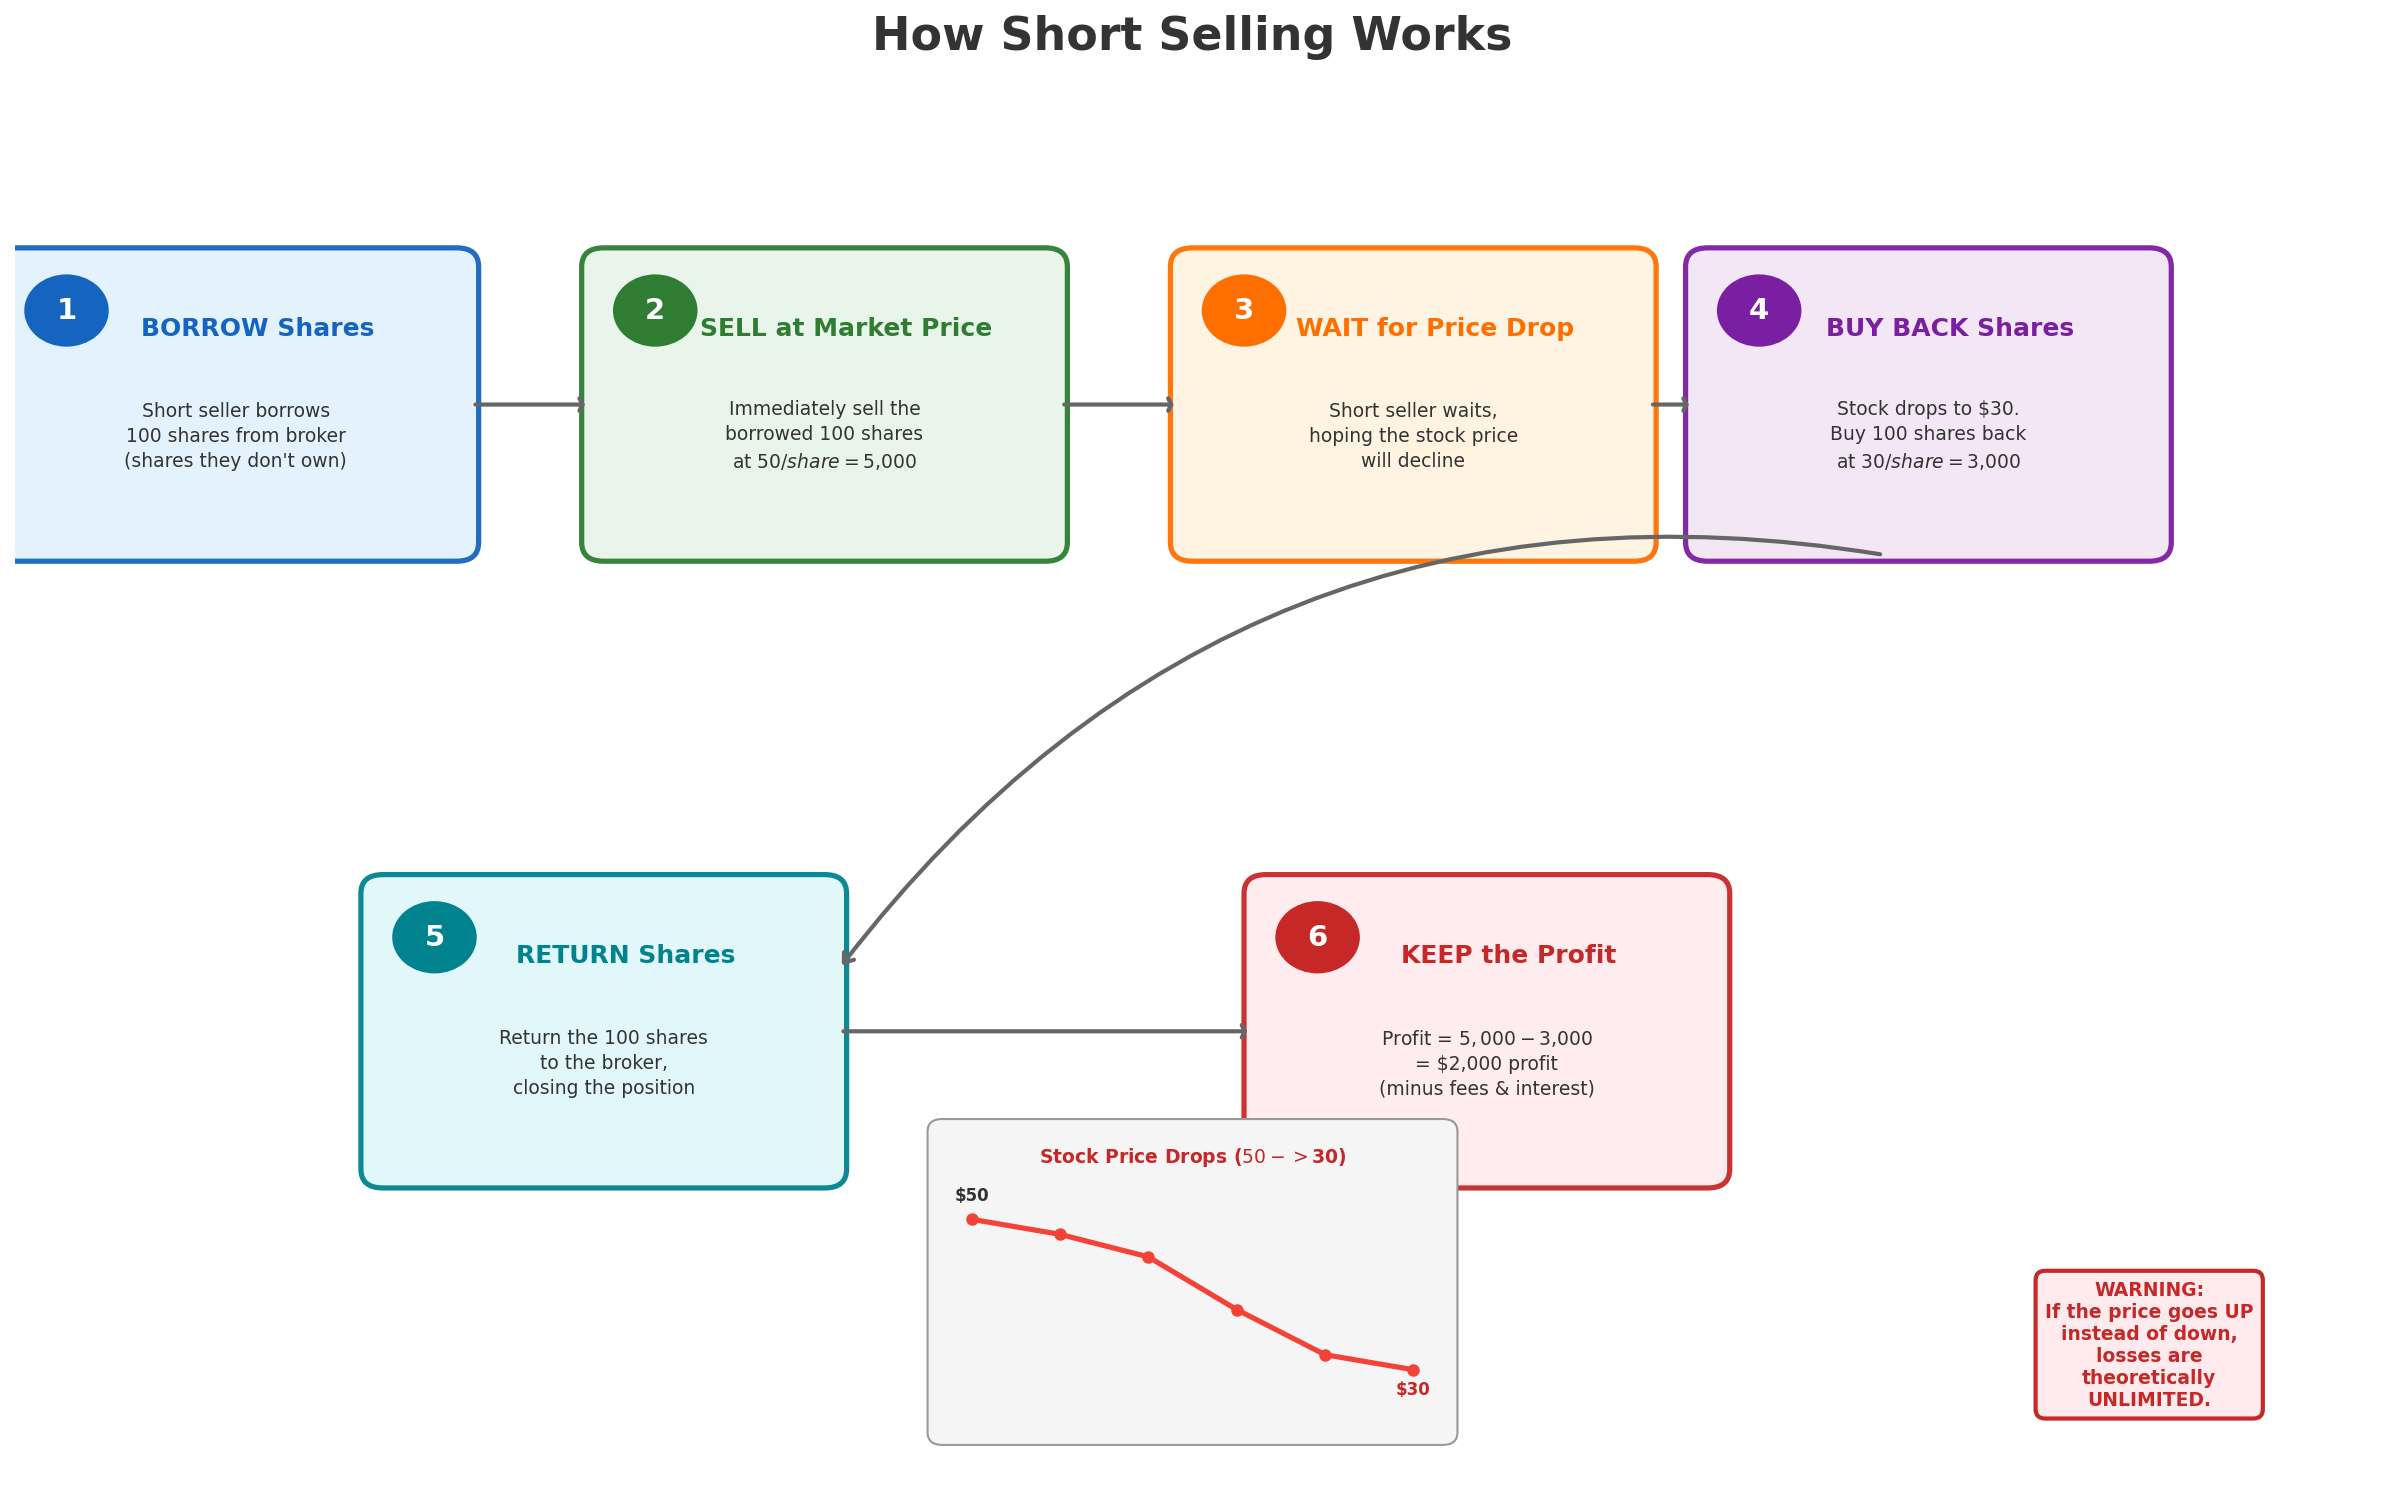

Write Python code to recreate this figure.
"""
Week 13: Short Selling Mechanics Diagram
==========================================
Step-by-step diagram explaining the mechanics of short selling:
1. Borrow shares from broker
2. Sell borrowed shares at current price
3. Wait for price to drop
4. Buy back shares at lower price
5. Return shares to broker
6. Keep the difference as profit

Output: week13_short_selling.png
"""

import matplotlib.pyplot as plt
import matplotlib.patches as mpatches
from matplotlib.patches import FancyBboxPatch, FancyArrowPatch
import numpy as np

# --- Create figure ---
fig, ax = plt.subplots(figsize=(16, 10))
ax.set_xlim(0, 16)
ax.set_ylim(0, 11)
ax.axis("off")

# --- Define the 6 steps ---
steps = [
    {
        "num": "1",
        "title": "BORROW Shares",
        "desc": "Short seller borrows\n100 shares from broker\n(shares they don't own)",
        "color": "#1565C0",
        "light": "#E3F2FD",
        "x": 1.5,
        "y": 8.5,
    },
    {
        "num": "2",
        "title": "SELL at Market Price",
        "desc": "Immediately sell the\nborrowed 100 shares\nat $50/share = $5,000",
        "color": "#2E7D32",
        "light": "#E8F5E9",
        "x": 5.5,
        "y": 8.5,
    },
    {
        "num": "3",
        "title": "WAIT for Price Drop",
        "desc": "Short seller waits,\nhoping the stock price\nwill decline",
        "color": "#FF6F00",
        "light": "#FFF3E0",
        "x": 9.5,
        "y": 8.5,
    },
    {
        "num": "4",
        "title": "BUY BACK Shares",
        "desc": "Stock drops to $30.\nBuy 100 shares back\nat $30/share = $3,000",
        "color": "#7B1FA2",
        "light": "#F3E5F5",
        "x": 13.0,
        "y": 8.5,
    },
    {
        "num": "5",
        "title": "RETURN Shares",
        "desc": "Return the 100 shares\nto the broker,\nclosing the position",
        "color": "#00838F",
        "light": "#E0F7FA",
        "x": 4.0,
        "y": 3.5,
    },
    {
        "num": "6",
        "title": "KEEP the Profit",
        "desc": "Profit = $5,000 - $3,000\n= $2,000 profit\n(minus fees & interest)",
        "color": "#C62828",
        "light": "#FFEBEE",
        "x": 10.0,
        "y": 3.5,
    },
]

box_w = 3.0
box_h = 2.2

# --- Draw each step box ---
for step in steps:
    x = step["x"]
    y = step["y"]

    # Main box
    box = FancyBboxPatch(
        (x - box_w / 2, y - box_h / 2), box_w, box_h,
        boxstyle="round,pad=0.15",
        facecolor=step["light"],
        edgecolor=step["color"],
        linewidth=2.5,
        alpha=0.95,
    )
    ax.add_patch(box)

    # Step number circle
    circle = plt.Circle((x - box_w / 2 + 0.35, y + box_h / 2 - 0.35), 0.28,
                         color=step["color"], zorder=5)
    ax.add_patch(circle)
    ax.text(x - box_w / 2 + 0.35, y + box_h / 2 - 0.35, step["num"],
            fontsize=14, fontweight="bold", color="white",
            ha="center", va="center", zorder=6)

    # Title
    ax.text(x + 0.15, y + 0.55, step["title"],
            fontsize=12, fontweight="bold", color=step["color"], ha="center")

    # Description
    ax.text(x, y - 0.25, step["desc"],
            fontsize=9, color="#333", ha="center", va="center", linespacing=1.4)

# --- Draw arrows between steps ---
arrow_kw = dict(arrowstyle="->, head_width=0.3, head_length=0.15",
                color="#666", lw=2, connectionstyle="arc3,rad=0")

# Step 1 -> 2
ax.annotate("", xy=(5.5 - box_w / 2 - 0.1, 8.5), xytext=(1.5 + box_w / 2 + 0.1, 8.5),
            arrowprops=arrow_kw)

# Step 2 -> 3
ax.annotate("", xy=(9.5 - box_w / 2 - 0.1, 8.5), xytext=(5.5 + box_w / 2 + 0.1, 8.5),
            arrowprops=arrow_kw)

# Step 3 -> 4
ax.annotate("", xy=(13.0 - box_w / 2 - 0.1, 8.5), xytext=(9.5 + box_w / 2 + 0.1, 8.5),
            arrowprops=arrow_kw)

# Step 4 -> 5 (down and left)
ax.annotate("", xy=(4.0 + box_w / 2 + 0.1, 4.0), xytext=(13.0 - 0.3, 8.5 - box_h / 2 - 0.1),
            arrowprops=dict(arrowstyle="->, head_width=0.3", color="#666", lw=2,
                           connectionstyle="arc3,rad=0.3"))

# Step 5 -> 6
ax.annotate("", xy=(10.0 - box_w / 2 - 0.1, 3.5), xytext=(4.0 + box_w / 2 + 0.1, 3.5),
            arrowprops=arrow_kw)

# --- Stock price visualization ---
# Small price chart showing the price drop
price_x = np.array([0, 1, 2, 3, 4, 5])
price_y = np.array([50, 48, 45, 38, 32, 30])

# Position the mini chart
chart_left = 6.5
chart_bottom = 0.5
chart_w = 3.0
chart_h = 1.8

# Background for mini chart
mini_bg = FancyBboxPatch(
    (chart_left - 0.2, chart_bottom - 0.2), chart_w + 0.4, chart_h + 0.6,
    boxstyle="round,pad=0.1",
    facecolor="#F5F5F5",
    edgecolor="#999",
    linewidth=1,
)
ax.add_patch(mini_bg)

# Scale price data to chart area
px = chart_left + price_x / price_x.max() * chart_w
py = chart_bottom + (price_y - 25) / 30 * chart_h

ax.plot(px, py, color="#F44336", linewidth=2.5, marker="o", markersize=5, zorder=5)
ax.text(chart_left + chart_w / 2, chart_bottom + chart_h + 0.15,
        "Stock Price Drops ($50 -> $30)", fontsize=9, ha="center",
        fontweight="bold", color="#C62828")
ax.text(px[0], py[0] + 0.15, "$50", fontsize=8, ha="center", color="#333", fontweight="bold")
ax.text(px[-1], py[-1] - 0.2, "$30", fontsize=8, ha="center", color="#C62828", fontweight="bold")

# --- Title ---
ax.set_title("How Short Selling Works",
             fontsize=22, fontweight="bold", pad=20, color="#333")

# --- Warning box ---
ax.text(14.5, 1.0,
        "WARNING:\nIf the price goes UP\ninstead of down,\nlosses are\ntheoretically\nUNLIMITED.",
        fontsize=9, ha="center", va="center",
        color="#C62828", fontweight="bold",
        bbox=dict(boxstyle="round,pad=0.5", facecolor="#FFEBEE", edgecolor="#C62828", linewidth=2))

fig.tight_layout()

# --- Save output ---
output_path = "B:/chanmainvest/tutorial/course/animation/week13_short_selling.png"
fig.savefig(output_path, dpi=150, bbox_inches="tight")
plt.close(fig)
print(f"Saved: {output_path}")
